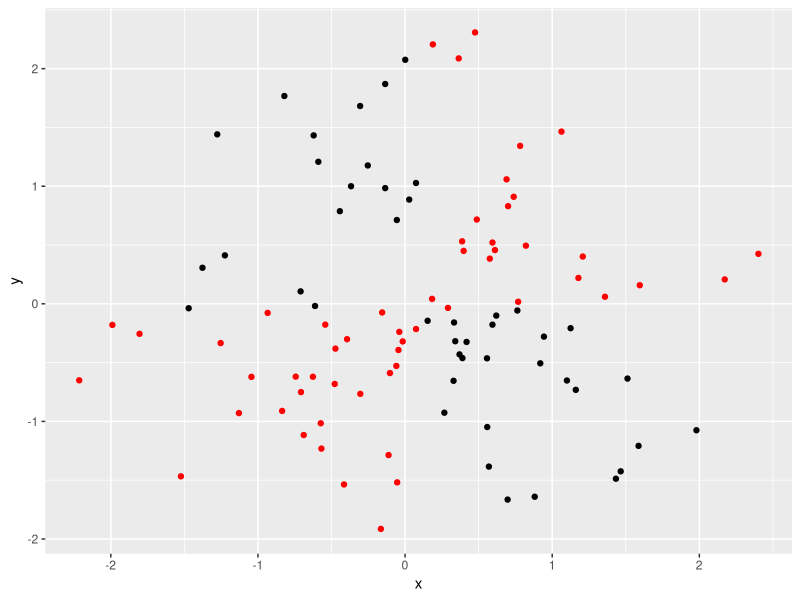

Source code (R):
## ---- chunk 1
library(ggplot2)
set.seed(1)
n = 100
D = data.frame(
  x = rnorm(n),
  y = rnorm(n)
)
## ---- chunk 2
D$devp = (D$x-mean(D$x)) * (D$y-mean(D$y))
sum(D$devp)/(n-1)
cov(D$x, D$y)
## ---- chunk 3
D$devp.col = ifelse(D$devp<=0, "black", "red")
ggplot(D, aes(x,y)) +
  geom_point(color=D$devp.col)
## ---- chunk 4
D$zx = (D$x-mean(D$x))/sd(D$x)
D$zy = (D$y-mean(D$y))/sd(D$y)
(sum(D$zx*D$zy))/(n-1)
cor(D$x, D$y)
